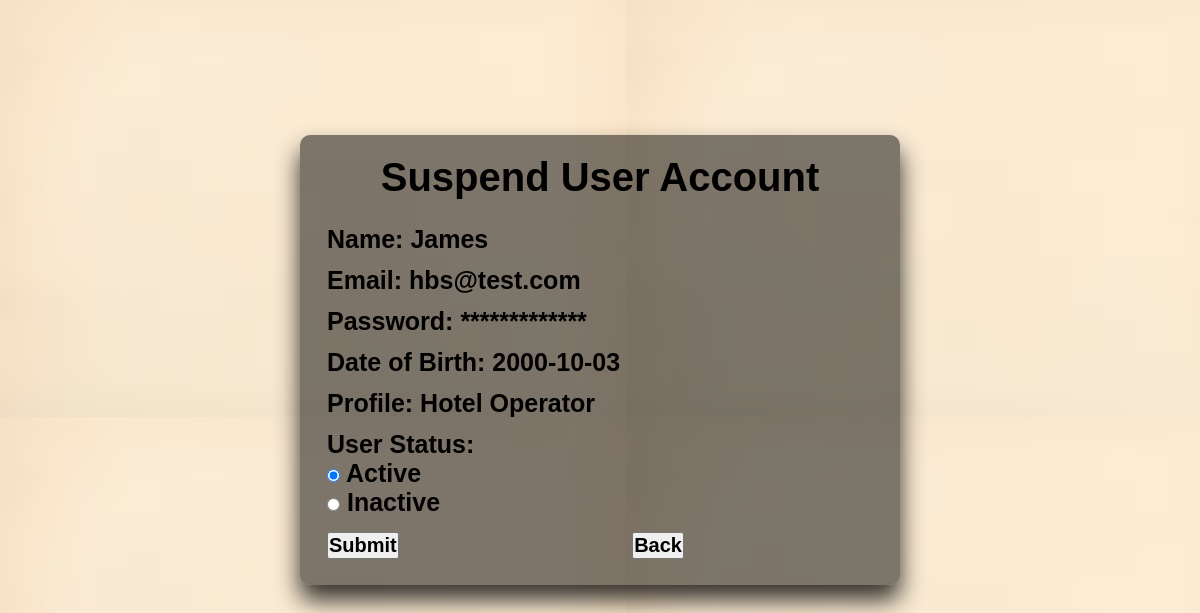
Screenshot of /adminPage/adminSuspendUser.php?n=hbs@test.com with the database file from the repository.
### tables this page shows
CREATE TABLE `users` (
  `id` int(11) NOT NULL,
  `email` varchar(100) NOT NULL,
  `password` varchar(45) NOT NULL,
  `name` varchar(45) NOT NULL,
  `dateofbirth` date NOT NULL,
  `profile` varchar(45) NOT NULL,
  `status` varchar(45) NOT NULL,
  `hotelID` varchar(45) DEFAULT NULL
);

### adminPage/adminSuspendUser.php (the view, shortened to what this page needs)
<?php
    include ("db.php");
    $email= $_GET['n'];
    $query = "select * from users where email='$email'";
    $result = mysqli_query($conn, $query);
?>
<!DOCTYPE html>
<html lang="en">
<head>
</head>
<body>
<form action="" method="POST">
<table>
<?php
                echo "<h1>Suspend User Account</h1></br>";
                while($row = mysqli_fetch_array($result)) :?>
                <tr>
                    <td><?php echo "Name: ".$row['name'];?></td>
                </tr>
                <tr>
                    <td><?php echo "Email: ".$row['email'];?></td>
                </tr>
                <tr>
                    <td><?php echo "Password: ".str_repeat('*', strlen($row['password']));?></td>
                </tr>
                <tr>
                    <td><?php echo "Date of Birth: ".$row['dateofbirth'];?></td>
                </tr>
                <tr>
                    <td><?php echo "Profile: ".$row['profile'];?></td>
                </tr>
                <tr>
                    <td>
                        <label id="text">User Status:</label></br>
                        <input type="radio" name="status" value="Active" checked="checked">
                        <label for="Active">Active</label><br>
                        <input type="radio" name="status" value="Inactive">
                        <label for="Inactive">Inactive</label><br>
                    </td>
                </tr>
                <tr>
                    <td><input id="button" type="submit" name="s" value="Submit"></td>
                    <td><input id="button" type="button" onclick="location.href='adminUserAccounts.php'" name="back" value="Back"></td>
                </tr>
                <?php endwhile;?>
</table>
</form>
</body>
</html>

### adminPage/adminSuspendUser.php (style rules this page uses)
* { margin: 0; padding: 0; box-sizing: border-box; font-family: 'Arial'; font-weight: 600; }
body { background-image: url('cream.jpg'); }
form { transform: translate(0%, 30%); margin: auto; height: 450px; width: 600px; padding: 20px; background: rgba(0, 0, 0, 0.5); box-sizing: border-box; box-shadow: 0 15px 25px rgba(0, 0, 0, 0.8); border-radius: 10px; }
h1 { font-size: 40px; text-align: center; }
td { padding: 5px; font-size: 25px; }
#button { font-size: 20px; }

### rows the page displays
users: name "James", email "hbs@test.com", password "*************", dateofbirth "2000-10-03", profile "Hotel Operator"
